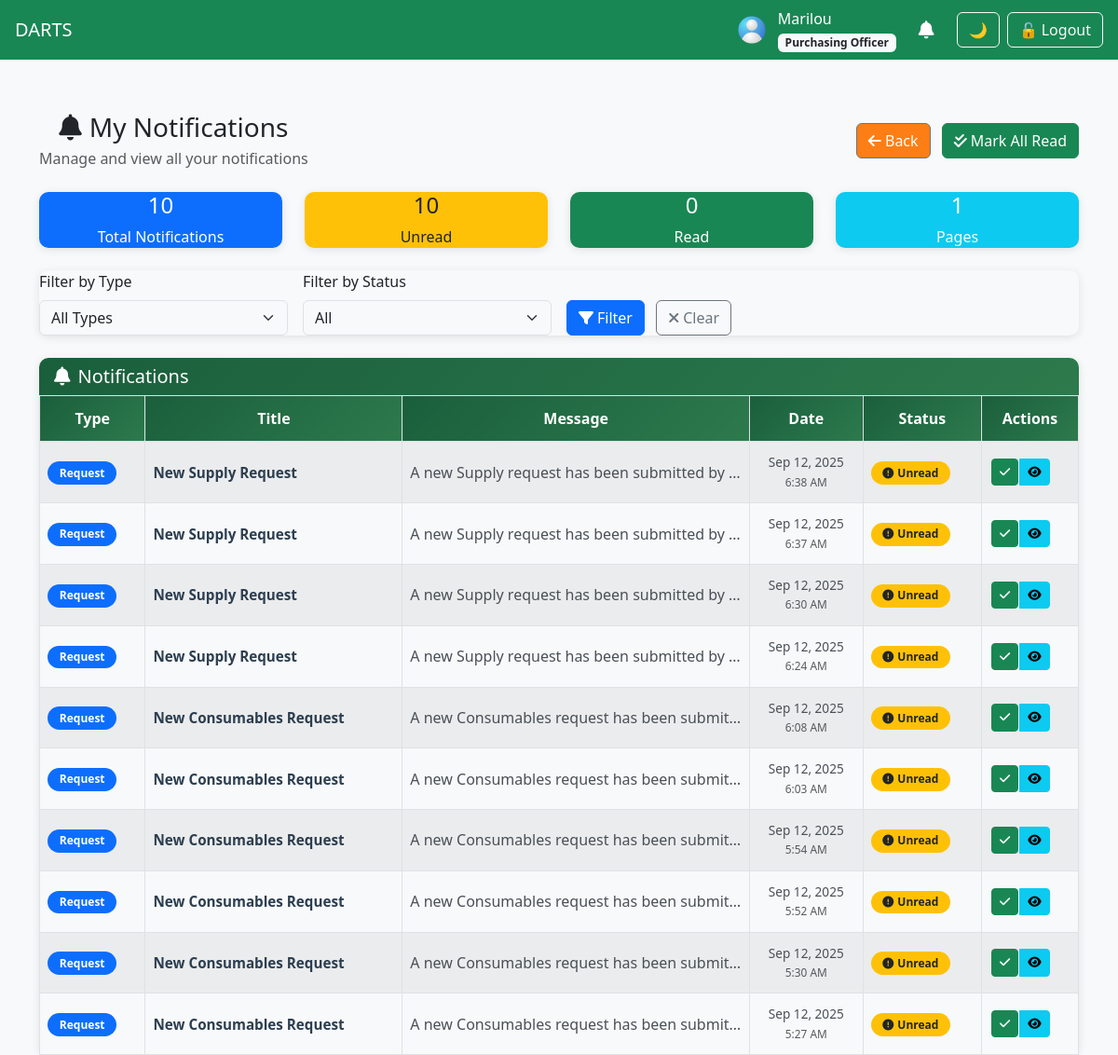
/pages/notifications.php (signed in), run on the app's committed database.
### tables this page shows
CREATE TABLE `notifications` (
  `id` int(11) NOT NULL,
  `user_id` int(11) NOT NULL,
  `type` varchar(50) NOT NULL,
  `title` varchar(255) NOT NULL,
  `message` text NOT NULL,
  `related_id` int(11) DEFAULT NULL,
  `related_type` varchar(50) DEFAULT NULL,
  `is_read` tinyint(1) DEFAULT 0,
  `created_at` timestamp NOT NULL DEFAULT current_timestamp(),
  `updated_at` timestamp NOT NULL DEFAULT current_timestamp() ON UPDATE current_timestamp()
);

### pages/notifications.php (the view, shortened to what this page needs)
<?php
include '../includes/db.php';
include '../includes/header.php';
$user_id = $_SESSION['user']['id'] ?? $_SESSION['user_id'] ?? $_SESSION['id'] ?? 0;
$user_position = $_SESSION['user']['position'] ?? $_SESSION['position'] ?? $_SESSION['user_type'] ?? '';
$page = isset($_GET['page']) ? max(1, intval($_GET['page'])) : 1;
$per_page = 20;
$offset = ($page - 1) * $per_page;
$where_conditions = ["user_id = ?"];
$params = [$user_id];
$param_types = "i";
$where_clause = implode(" AND ", $where_conditions);
$count_sql = "SELECT COUNT(*) as total FROM notifications WHERE $where_clause";
$count_stmt = $conn->prepare($count_sql);
$count_stmt->bind_param($param_types, ...$params);
$count_stmt->execute();
$total_notifications = $count_stmt->get_result()->fetch_assoc()['total'];
$total_pages = ceil($total_notifications / $per_page);
$sql = "SELECT id, type, title, message, related_id, related_type, is_read, created_at
        FROM notifications
        WHERE $where_clause
        ORDER BY created_at DESC
        LIMIT ? OFFSET ?";
$params[] = $per_page;
$params[] = $offset;
$param_types .= "ii";
$stmt = $conn->prepare($sql);
$stmt->bind_param($param_types, ...$params);
$stmt->execute();
$result = $stmt->get_result();
$unread_sql = "SELECT COUNT(*) as unread FROM notifications WHERE user_id = ? AND is_read = 0";
$unread_stmt = $conn->prepare($unread_sql);
$unread_stmt->bind_param("i", $user_id);
$unread_stmt->execute();
$unread_count = $unread_stmt->get_result()->fetch_assoc()['unread'];
?>
<?php include('../includes/navbar.php'); ?>
<div class="container" style="margin-top: 120px;">
    <div class="d-flex justify-content-between align-items-center mb-4">
        <div>
            <h3 class="text-center mb-1">
                <i class="fas fa-bell me-2"></i>My Notifications
            </h3>
            <p class="text-muted mb-0">Manage and view all your notifications</p>
        </div>
        <div>
            <a href="../dashboard.php"><button class="btn btn-secondary me-2" style="background-color: #fd7e14; color: white;">
                <i class="fas fa-arrow-left"></i> Back
            </button></a>
            <form method="POST" style="display: inline;">
                <button type="submit" name="mark_all_read" class="btn btn-success" onclick="return confirm('Mark all notifications as read?')">
                    <i class="fas fa-check-double me-1"></i>Mark All Read
                </button>
            </form>
        </div>
    </div>
    <div class="row mb-4">
        <div class="col-md-3">
            <div class="card bg-primary text-white">
                <div class="card-body text-center">
                    <h4 class="card-title"><?= $total_notifications ?></h4>
                    <p class="card-text">Total Notifications</p>
                </div>
            </div>
        </div>
        <div class="col-md-3">
            <div class="card bg-warning text-dark">
                <div class="card-body text-center">
                    <h4 class="card-title"><?= $unread_count ?></h4>
                    <p class="card-text">Unread</p>
                </div>
            </div>
        </div>
        <div class="col-md-3">
            <div class="card bg-success text-white">
                <div class="card-body text-center">
                    <h4 class="card-title"><?= $total_notifications - $unread_count ?></h4>
                    <p class="card-text">Read</p>
                </div>
            </div>
        </div>
        <div class="col-md-3">
            <div class="card bg-info text-white">
                <div class="card-body text-center">
                    <h4 class="card-title"><?= $total_pages ?></h4>
                    <p class="card-text">Pages</p>
                </div>
            </div>
        </div>
    </div>
    <div class="card mb-4">
        <div class="card-body">
            <form method="GET" class="row g-3">
                <div class="col-md-3">
                    <label for="type" class="form-label">Filter by Type</label>
                    <select class="form-select" id="type" name="type">
                        <option value="">All Types</option>
                    </select>
                </div>
                <div class="col-md-3">
                    <label for="read" class="form-label">Filter by Status</label>
                    <select class="form-select" id="read" name="read">
                        <option value="">All</option>
                    </select>
                </div>
                <div class="col-md-3">
                    <label class="form-label">&nbsp;</label>
                    <div>
                        <button type="submit" class="btn btn-primary me-2">
                            <i class="fas fa-filter me-1"></i>Filter
                        </button>
                        <a href="notifications.php" class="btn btn-outline-secondary">
                            <i class="fas fa-times me-1"></i>Clear
                        </a>
                    </div>
                </div>
            </form>
        </div>
    </div>
    <div class="card">
        <div class="card-header" style="background: linear-gradient(135deg, #1a5f3c, #2d7a4d); color: white;">
            <h5 class="mb-0">
                <i class="fas fa-bell me-2"></i>Notifications
            </h5>
        </div>
        <div class="card-body p-0">
            <?php if ($result->num_rows > 0): ?>
                <div class="table-responsive">
                    <table class="table table-bordered table-striped mb-0">
                        <thead>
                            <tr>
                                <th style="background: linear-gradient(135deg, #1a5f3c, #2d7a4d); color: white;">Type</th>
                                <th style="background: linear-gradient(135deg, #1a5f3c, #2d7a4d); color: white;">Title</th>
                                <th style="background: linear-gradient(135deg, #1a5f3c, #2d7a4d); color: white;">Message</th>
                                <th style="background: linear-gradient(135deg, #1a5f3c, #2d7a4d); color: white;">Date</th>
                                <th style="background: linear-gradient(135deg, #1a5f3c, #2d7a4d); color: white;">Status</th>
                                <th style="background: linear-gradient(135deg, #1a5f3c, #2d7a4d); color: white;">Actions</th>
                            </tr>
                        </thead>
                        <tbody>
                            <?php while ($notification = $result->fetch_assoc()): ?>
                                <tr class="<?= $notification['is_read'] ? '' : 'unread-notification' ?>">
                                    <td>
                                        <span class="badge notification-type-badge bg-<?= getNotificationBadgeColor($notification['type']) ?>">
                                            <?= ucfirst($notification['type']) ?>
                                        </span>
                                    </td>
                                    <td>
                                        <strong class="notification-title"><?= htmlspecialchars($notification['title']) ?></strong>
                                    </td>
                                    <td class="notification-message-cell">
                                        <?php if (strtolower($user_position) === 'faculty' || strtolower($user_position) === 'staff'): ?>
                                            <span class="notification-message-restricted message-open"
                                                  data-title="<?= htmlspecialchars($notification['title']) ?>"
                                                  data-message="<?= htmlspecialchars($notification['message']) ?>"
                                                  title="Click to read full message">
                                                <?= htmlspecialchars($notification['message']) ?>
                                            </span>
                                        <?php else: ?>
                                            <span class="notification-message-link message-open"
                                                  data-title="<?= htmlspecialchars($notification['title']) ?>"
                                                  data-message="<?= htmlspecialchars($notification['message']) ?>"
                                                  title="Click to read full message">
                                                <?= htmlspecialchars($notification['message']) ?>
                                            </span>
                                        <?php endif; ?>
                                    </td>
                                    <td>
                                        <span class="notification-date">
                                            <?= date('M d, Y', strtotime($notification['created_at'])) ?><br>
                                            <small class="text-muted"><?= date('g:i A', strtotime($notification['created_at'])) ?></small>
                                        </span>
                                    </td>
                                    <td>
                                        <?php if ($notification['is_read']): ?>
                                            <span class="badge bg-success notification-status-badge">
                                                <i class="fas fa-check-circle me-1"></i>Read
                                            </span>
                                        <?php else: ?>
                                            <span class="badge bg-warning text-dark notification-status-badge">
                                                <i class="fas fa-exclamation-circle me-1"></i>Unread
                                            </span>
                                        <?php endif; ?>
                                    </td>
                                    <td>
                                        <div class="btn-group" role="group">
                                            <?php if (!$notification['is_read']): ?>
                                                <form method="POST" style="display: inline;">
                                                    <button type="submit" name="mark_read" class="btn btn-sm btn-success" title="Mark as read">
                                                        <i class="fas fa-check"></i>
                                                    </button>
                                                </form>
                                            <?php endif; ?>
                                            <?php if (($user_position) !== 'Faculty' && ($user_position) !== 'Staff'): ?>
                                                <a href="issuance.php?id=<?= $notification['related_id'] ?>" class="btn btn-sm btn-info" title="View details">
                                                    <i class="fas fa-eye"></i>
                                                </a>
                                            <?php endif; ?>
                                        </div>
                                    </td>
                                </tr>
                            <?php endwhile; ?>
                        </tbody>
                    </table>
                </div>
            <?php endif; ?>
        </div>
    </div>
</div>
<?php
function getNotificationBadgeColor($type) {
    switch ($type) {
        case 'request':
        default:
            return 'primary';
    }
}
?>
<?php include '../includes/footer.php'; ?>

### includes/header.php (shortened to what this page needs)
<!DOCTYPE html>
<html lang="en">
<head>
  <link href="https://cdn.jsdelivr.net/npm/bootstrap@5.3.3/dist/css/bootstrap.min.css" rel="stylesheet">
  <link rel="stylesheet" href="https://cdnjs.cloudflare.com/ajax/libs/font-awesome/6.4.0/css/all.min.css">
  <link rel="stylesheet" href="/spms/assets/css/dark-mode.css">
  <link rel="stylesheet" href="https://cdn.datatables.net/1.13.6/css/dataTables.bootstrap5.min.css">
  <link rel="stylesheet" href="https://cdn.datatables.net/buttons/2.4.1/css/buttons.bootstrap5.min.css">
</head>
<body>

### includes/navbar.php (shortened to what this page needs)
<nav class="navbar navbar-expand-lg navbar-dark bg-success px-3 fixed-top">
  <a class="navbar-brand" href="#">DARTS</a>
  <div class="ms-auto d-flex align-items-center">
    <div class="d-flex align-items-center me-3 position-relative">
      <img src="/spms/assets/images/user.png" alt="Profile" class="avatar rounded-circle me-2" style="width: 40px; height: 40px; object-fit: cover;">
      <div class="d-none d-md-block text-white">
        <div><?= htmlspecialchars($_SESSION['user']['first_name']); ?></div>
        <span class="badge bg-light text-dark role-badge"><?= htmlspecialchars($_SESSION['user']['user_type']);?></span>
      </div>
    </div>
    <div class="notification-container me-3 position-relative">
      <button id="notificationBell" class="btn btn-outline-light notification-btn" aria-label="Notifications">
        <i class="fas fa-bell"></i>
      </button>
    </div>
    <button id="darkModeToggle" onclick="toggleDarkMode()" class="btn btn-outline-light me-2" aria-label="Toggle dark mode">🌙</button>
    <a href="/spms/logout.php" class="btn btn-outline-light">🔓 Logout</a>
  </div>
</nav>

### includes/footer.php (shortened to what this page needs)
</body>
</html>

### assets/css/dark-mode.css (style rules this page uses)
body { transition: background-color 0.3s ease, color 0.3s ease; }

### includes/header.php (style rules this page uses)
:root { --bs-body-bg: #f8f9fa; --bs-body-color: #212529; }
body { background-color: var(--bs-body-bg); color: var(--bs-body-color); transition: background-color 0.3s ease, color 0.3s ease; }
.navbar { z-index: 1030; }

### includes/navbar.php (style rules this page uses)
.notification-container { position: relative; display: inline-block; }
.notification-btn { position: relative; border: none; background: transparent; color: white; font-size: 1.2rem; padding: 0.5rem; transition: all 0.3s ease; }
.notification-title { font-weight: 600; color: #212529; margin-bottom: 0.25rem; font-size: 0.9rem; }

### pages/notifications.php (style rules this page uses)
.card { border: none; box-shadow: 0 2px 10px rgba(0,0,0,0.1); border-radius: 10px; }
.card-header { background: linear-gradient(135deg, #1a5f3c, #2d7a4d); color: white; border-radius: 10px 10px 0 0 !important; border: none; }
.table { margin-bottom: 0; }
.table th { border: 1px solid #dee2e6; font-weight: 600; text-align: center; vertical-align: middle; padding: 12px 8px; }
.table td { vertical-align: middle; padding: 12px 8px; border: 1px solid #dee2e6; }
.table-bordered { border: 1px solid #dee2e6; }
.table-striped tbody tr:nth-of-type(odd) { background-color: rgba(0, 0, 0, 0.05); }
.unread-notification { background-color: rgba(255, 193, 7, 0.1) !important; }
.notification-type-badge { font-size: 0.75rem; padding: 0.4rem 0.8rem; font-weight: 600; border-radius: 15px; }
.notification-title { color: #2c3e50; font-size: 0.95rem; }
.notification-message-cell { max-width: 300px; }
.notification-message-link { text-decoration: none !important; color: #495057 !important; display: block; overflow: hidden; text-overflow: ellipsis; white-space: nowrap; padding: 2px 0; }
.notification-date { font-size: 0.85rem; color: #495057; text-align: center; display: block; }
.notification-status-badge { font-size: 0.75rem; padding: 0.4rem 0.8rem; font-weight: 600; border-radius: 15px; }
.btn-sm { padding: 0.25rem 0.5rem; font-size: 0.8rem; margin: 0 2px; }
.btn-group .btn { border-radius: 4px; }
.card-body { padding: 0; }

### data on the page
notifications: type "Request", title "New Supply Request", message "A new Supply request has been submitted by…", created_at "Sep 12, 2025", created_at "6:38 AM", is_read 0 (drawn)
notifications: type "Request", title "New Supply Request", message "A new Supply request has been submitted by…", created_at "Sep 12, 2025", created_at "6:37 AM", is_read 0 (drawn)
notifications: type "Request", title "New Supply Request", message "A new Supply request has been submitted by…", created_at "Sep 12, 2025", created_at "6:30 AM", is_read 0 (drawn)
notifications: type "Request", title "New Supply Request", message "A new Supply request has been submitted by…", created_at "Sep 12, 2025", created_at "6:24 AM", is_read 0 (drawn)
notifications: type "Request", title "New Consumables Request", message "A new Consumables request has been submit…", created_at "Sep 12, 2025", created_at "6:08 AM", is_read 0 (drawn)
notifications: type "Request", title "New Consumables Request", message "A new Consumables request has been submit…", created_at "Sep 12, 2025", created_at "6:03 AM", is_read 0 (drawn)
notifications: type "Request", title "New Consumables Request", message "A new Consumables request has been submit…", created_at "Sep 12, 2025", created_at "5:54 AM", is_read 0 (drawn)
notifications: type "Request", title "New Consumables Request", message "A new Consumables request has been submit…", created_at "Sep 12, 2025", created_at "5:52 AM", is_read 0 (drawn)
notifications: type "Request", title "New Consumables Request", message "A new Consumables request has been submit…", created_at "Sep 12, 2025", created_at "5:30 AM", is_read 0 (drawn)
notifications: type "Request", title "New Consumables Request", message "A new Consumables request has been submit…", created_at "Sep 12, 2025", created_at "5:27 AM", is_read 0 (drawn)

### other printed values
$_SESSION['user']['first_name'] "Marilou"
$_SESSION['user']['user_type'] "Purchasing Officer"
$total_notifications "10"
$unread_count "10"
$total_notifications - $unread_count "0"
$total_pages "1"
